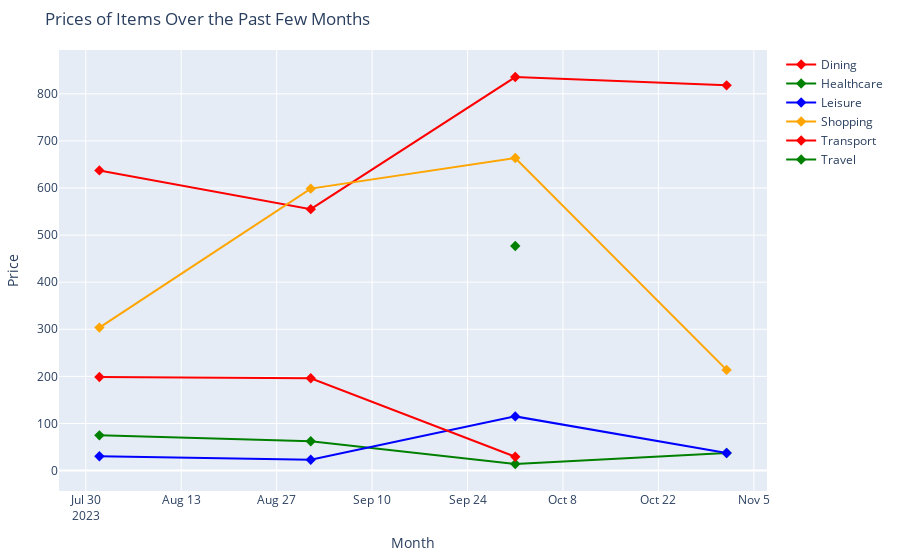

Notebook source saved alongside this figure:
### Code cell
# Cycle colors
color_mapper = ['red', 'green', 'blue', 'orange']
# Get the types
types = sorted(agg_df.Type.unique())
# Plotting the figure
fig = go.Figure()
# Track color cycle
color_id = 0
for group, tdf in agg_df.groupby("Type"):
    color = color_mapper[color_id%len(color_mapper)]
    fig.add_trace(
        go.Scatter(
            x = tdf.month.values
            , y= tdf.total.values
            , mode='lines+markers'
            , name=group
            , line=dict(color=color, width=2)
            , marker=dict(symbol='diamond', size=8)

        )
    )
    color_id+=1

# Customize layout
fig.update_layout(
    title='Prices of Items Over the Past Few Months',
    xaxis=dict(title='Month'),
    yaxis=dict(title='Price'),
    # legend=dict(x=0.02, y=0.98),
    margin=dict(l=50, r=50, t=50, b=50)
)

### Figure 1 — Plotly figure (JSON) as saved in the notebook; plotly's stock layout.template omitted (floating-point values rounded to 4 significant figures)
{"data": [{"line": {"color": "red", "width": 2}, "marker": {"size": 8, "symbol": "diamond"}, "mode": "lines+markers", "name": "Dining", "type": "scatter", "x": ["2023-08-01T00:00:00.000000000", "2023-09-01T00:00:00.000000000", "2023-10-01T00:00:00.000000000", "2023-11-01T00:00:00.000000000"], "y": [637.4, 555.1, 835.6, 818.0]}, {"line": {"color": "green", "width": 2}, "marker": {"size": 8, "symbol": "diamond"}, "mode": "lines+markers", "name": "Healthcare", "type": "scatter", "x": ["2023-08-01T00:00:00.000000000", "2023-09-01T00:00:00.000000000", "2023-10-01T00:00:00.000000000", "2023-11-01T00:00:00.000000000"], "y": [74.75, 62.25, 14, 37.4]}, {"line": {"color": "blue", "width": 2}, "marker": {"size": 8, "symbol": "diamond"}, "mode": "lines+markers", "name": "Leisure", "type": "scatter", "x": ["2023-08-01T00:00:00.000000000", "2023-09-01T00:00:00.000000000", "2023-10-01T00:00:00.000000000", "2023-11-01T00:00:00.000000000"], "y": [30.27, 23, 115, 37.16]}, {"line": {"color": "orange", "width": 2}, "marker": {"size": 8, "symbol": "diamond"}, "mode": "lines+markers", "name": "Shopping", "type": "scatter", "x": ["2023-08-01T00:00:00.000000000", "2023-09-01T00:00:00.000000000", "2023-10-01T00:00:00.000000000", "2023-11-01T00:00:00.000000000"], "y": [303.6, 598.7, 663.8, 213.8]}, {"line": {"color": "red", "width": 2}, "marker": {"size": 8, "symbol": "diamond"}, "mode": "lines+markers", "name": "Transport", "type": "scatter", "x": ["2023-08-01T00:00:00.000000000", "2023-09-01T00:00:00.000000000", "2023-10-01T00:00:00.000000000"], "y": [198.8, 196.0, 29.22]}, {"line": {"color": "green", "width": 2}, "marker": {"size": 8, "symbol": "diamond"}, "mode": "lines+markers", "name": "Travel", "type": "scatter", "x": ["2023-10-01T00:00:00.000000000"], "y": [476.7]}], "layout": {"margin": {"b": 50, "l": 50, "r": 50, "t": 50}, "title": {"text": "Prices of Items Over the Past Few Months"}, "xaxis": {"title": {"text": "Month"}}, "yaxis": {"title": {"text": "Price"}}}}
